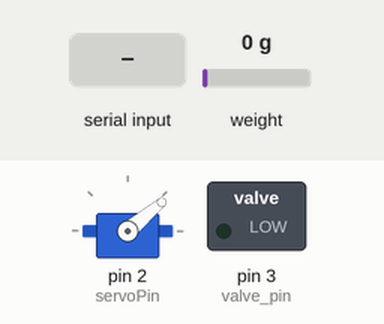
Recording of a sketch running on a simulated Arduino Uno, built with avr-gcc and run on an emulated ATmega328P. On the bench: servo, switched loads named in the sketch (green lamp = pin HIGH). The inputs (shaded band) are chosen by the test bench; at power-on: weight on the scale 0 g.

Above: at 1.2 s.
1.3 s: "1" received over Serial
At 1.45 s:
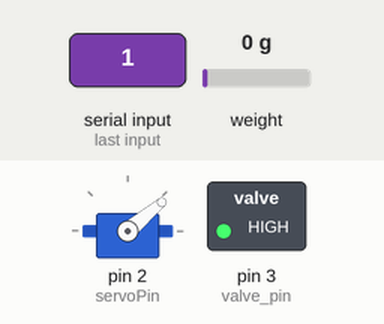
At 3.3 s:
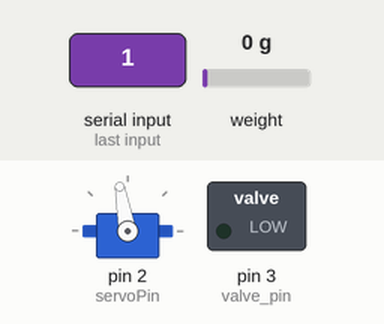
4.1 s: weight on the scale set to 306 g
5.6 s: weight on the scale set to 374 g
At 7.0 s:
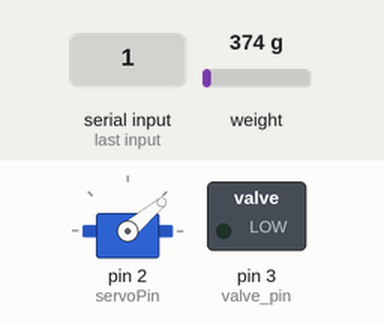
Timing chart, 0 to 8.6 s (numbered marks = the images above; inputs shaded):
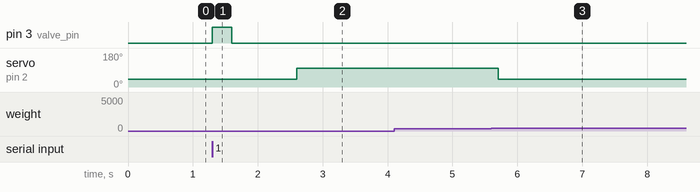

The sketch:

successmaster.ino
```cpp
#include <Servo.h>
#include "HX711.h"

#define calibration_factor -2700.0 // load cell, kalibroidaan erikseen
HX711 scale;
#define DOUT  13
#define CLK  12

int servoPin = 2;
int valve_pin = 3;
int eTape = 0 ;

char python = 'n' ; // n = älä keitä, y = keitä
int kupit = 6 ;
int vaihe = 1 ; // prosessin senhetkinen vaihe [1,n]


Servo Servo1;


void setup() {
  // put your setup code here, to run once:
   Serial.begin(9600) ;
   Servo1.attach(servoPin);
   Servo1.write(40) ;

   scale.begin(DOUT, CLK);
   scale.set_scale(calibration_factor);
}

void loop() {
  // put your main code here, to run repeatedly:
    if(python == 'n'){
    if(Serial.available() > 0) {
    char data = Serial.read();
      python = data;

      kupit = (int) python ;


    }
  }
  if(python != 'n'){
  pinMode(valve_pin, OUTPUT);

  // vaihe 1: veden mittaus
  while(vaihe == 1){

    int korkeus = 1000 ; // alustus
    int tavoite_vesi = 925- 1.5*kupit ; //

    // 0 = 925
    // 6 = 917
    // 9 = 904

    digitalWrite(valve_pin,HIGH); // venttiili auki

    //Serial.println("venttiili auki"); // testi

    while(korkeus > tavoite_vesi){
       eTape = analogRead(A0);

       //Serial.println(eTape) ; //testi

       korkeus = eTape ; // kalibroi ja muokkaa!!

       delay(300) ;
    }


    digitalWrite(valve_pin,LOW) ; //venttiili kiinni

    //Serial.println("venttiili kiinni") ; // testi

    vaihe = 2 ; // ulos loopista ja seuraavaan vaiheeseen


  }
 // vaihe 2: purujen mittaus

 while(vaihe == 2){

   scale.tare(); // nollaus

   //Servo1.attach(servoPin);

   Servo1.write(100) ; // luukku auki, kalibroitava

   float tavoite_purut = kupit * 7.0; //

   float massa = scale.get_units() ;

   while(massa < tavoite_purut){
   massa = scale.get_units();
   delay(50) ;

   //Serial.println(massa) ; // testi
    //int kesto = 500*kupit ;//häpeallinen ratkaisu
   // delay(kesto) ;
  }
   Servo1.write(40) ;
   delay(300); // odotetaan servoa
   vaihe = 3;
   //Servo1.detach();
 }
 // vaihe 3: keitin päälle, kehityksessä
 while(vaihe == 3){

   if(Serial.available() > 0) {
      char data = Serial.read();
    if(data == 'n'){
    python = data;
    vaihe = 1;
    }
   }


 }


  }
}
```

Measured:
- the behaviour switches between 342 and 343 g on weight on the scale (found by bisection; images 2 and 3)
- after the input at 1.3 s, pin 3 (valve_pin): LOW → HIGH at once, → LOW 0.30 s later; servo on pin 2 (servoPin): 40° → 100° after 1.3 s
- after the input at 4.1 s, every drawn part: stays the same
- after the input at 5.6 s, servo on pin 2 (servoPin): 100° → 40° after 0.11 s
